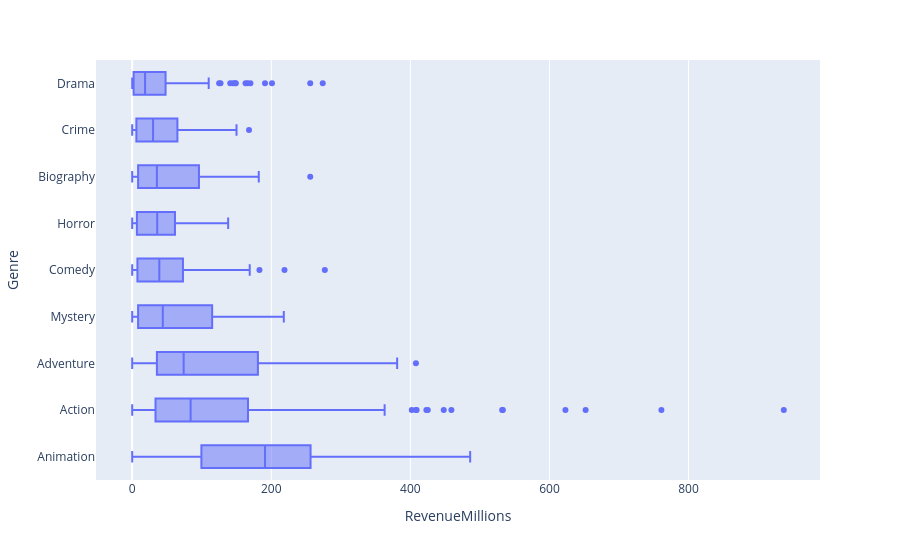

Notebook code cell kept with this figure:
### Markdown cell above
**VERDADEIRO** - Generos de Ação e Aventura estão entre as maiores bilheterias independente da avaliação da critica

### Code cell
# Mantem apenas o primeiro titulo do Genero
df_genero_filtrado = df_raw_imdb.copy()
df_genero_filtrado['Genre'] = df_raw_imdb['Genre'].str.split(',').str[0]

#Filtros para total de filmes e bilheteria total de generos
df_genero_filtrado = df_genero_filtrado.dropna(subset=['RevenueMillions'])
contagem = df_genero_filtrado['Genre'].value_counts()
generos_validos = contagem[contagem >= 10].index

df_genero_filtrado = df_genero_filtrado[df_genero_filtrado['Genre'].isin(generos_validos)]

ordenação = (
    df_genero_filtrado.groupby('Genre')['RevenueMillions']
    .median()
    .sort_values()
    .index.tolist()
)

# Cria o grafico de barra comparando a bilheteria pelo Genero Principal
fig = px.box(
    df_genero_filtrado, 
    x='RevenueMillions', 
    y='Genre',
    category_orders={'Genre': ordenação}
)
fig.show()

### Figure 1 — Plotly figure (JSON) as saved in the notebook; plotly's stock layout.template omitted (floating-point values rounded to 4 significant figures; data arrays with more than 128 entries replaced by an {"elided": "..."} marker saying what was removed)
{"data": [{"alignmentgroup": "True", "hovertemplate": "RevenueMillions=%{x}<br>Genre=%{y}<extra></extra>", "legendgroup": "", "marker": {"color": "#636efa"}, "name": "", "notched": false, "offsetgroup": "", "orientation": "h", "showlegend": false, "type": "box", "x": {"elided": "866 float values"}, "x0": " ", "xaxis": "x", "y": {"elided": "866 str values"}, "y0": " ", "yaxis": "y"}], "layout": {"boxmode": "group", "legend": {"tracegroupgap": 0}, "margin": {"t": 60}, "xaxis": {"anchor": "y", "domain": [0, 1], "title": {"text": "RevenueMillions"}}, "yaxis": {"anchor": "x", "categoryarray": ["Animation", "Action", "Adventure", "Mystery", "Comedy", "Horror", "Biography", "Crime", "Drama"], "categoryorder": "array", "domain": [0, 1], "title": {"text": "Genre"}}}}
